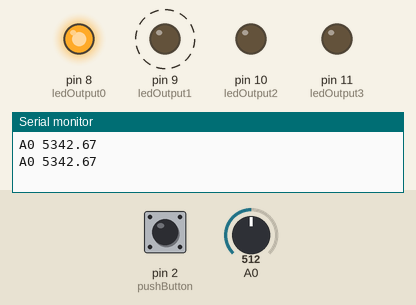
A sketch run on a simulated Arduino Uno, built with avr-gcc and run on an emulated ATmega328P. Shown: output pins drawn as LEDs (lit = HIGH), the last lines printed to the serial monitor. Dashed ring = blinking. The test bench sets the inputs (shaded band); at power-on: A0 = 512, pin 2 (pushButton) LOW.

Above: at 3.8 s.
3.9 s: A0 set to 0
At 5.0 s:
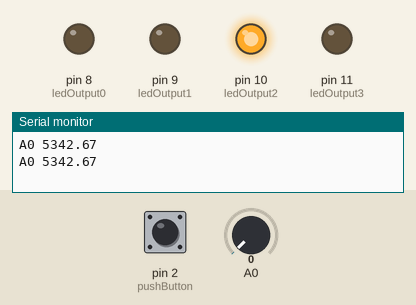
At 6.8 s:
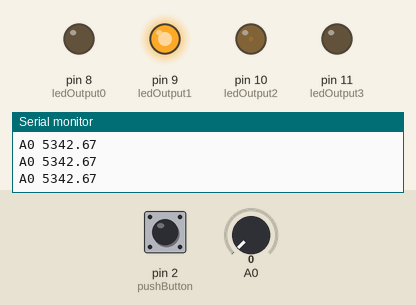
7.9 s: A0 set to 122
At 8.1 s:
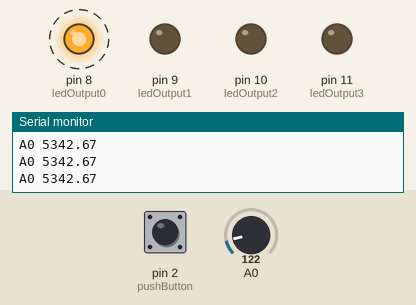
Timing chart, 0 to 17.9 s (numbered marks = the images above; inputs shaded):
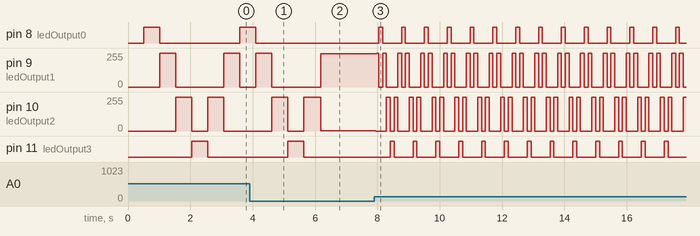

Measured:
- after the input at 3.9 s, pin 8 (ledOutput0): goes on until 4.1 s, then stays LOW
- after the input at 7.9 s, pin 8 (ledOutput0): alternates HIGH for 0.12 s and LOW for 0.61 s, starting after 0.15 s; pin 9 (ledOutput1): 251/255 → 255/255 after 0.09 s, then repeats every 0.73 s: 0/255 0.12 s, 255/255 0.12 s, 0/255 0.37 s, 255/255 0.12 s

The sketch:

ejercicio.ino
```cpp
int pushButton = 2;
const int ledOutput0 = 8;
const int ledOutput1 = 9;
const int ledOutput2 = 10;
const int ledOutput3 = 11;

void setup() {
  Serial.begin(9600);
  pinMode(pushButton, INPUT);

  pinMode(ledOutput0, OUTPUT);
  pinMode(ledOutput1, OUTPUT);
  pinMode(ledOutput2, OUTPUT);
  pinMode(ledOutput3, OUTPUT);
}

void loop() {
  int buttonState = digitalRead(pushButton);
  int pot = analogRead(A0);
  //Serial.write(buttonState);
  Serial.println("A0 5342.67");
  //Serial.println(buttonState);
  //Serial.write(pot);
  knightRider(pot);
}

void knightRider(int pot) {
  delay(pot);
  turnOnOffLeds(true, false, false, false);
  delay(pot);
  turnOnOffLeds(false, true, false, false);
  delay(pot);
  turnOnOffLeds(false, false, true, false);
  delay(pot);
  turnOnOffLeds(false, false, false, true);
  delay(pot);
  turnOnOffLeds(false, false, true, false);
  delay(pot);
  turnOnOffLeds(false, true, false, false);
}


void turnOnOffLeds (bool l1, bool l2, bool l3, bool l4) {
  digitalWrite(ledOutput0, l1);
  digitalWrite(ledOutput1, l2);
  digitalWrite(ledOutput2, l3);
  digitalWrite(ledOutput3, l4);

}


void allLedsHigh() {
  digitalWrite(ledOutput0, HIGH);
  digitalWrite(ledOutput1, HIGH);
  digitalWrite(ledOutput2, HIGH);
  digitalWrite(ledOutput3, HIGH);
}

void allLedsLow () {
  digitalWrite(ledOutput0, LOW);
  digitalWrite(ledOutput1, LOW);
  digitalWrite(ledOutput2, LOW);
  digitalWrite(ledOutput3, LOW);
}

void halfHighLowA () {
  digitalWrite(ledOutput0, LOW);
  digitalWrite(ledOutput1, HIGH);
  digitalWrite(ledOutput2, LOW);
  digitalWrite(ledOutput3, HIGH);
}

void halfHighLowB () {
  digitalWrite(ledOutput0, HIGH);
  digitalWrite(ledOutput1, LOW);
  digitalWrite(ledOutput2, HIGH);
  digitalWrite(ledOutput3, LOW);
}

void load1 (){
  digitalWrite(ledOutput0, HIGH);
  digitalWrite(ledOutput1, LOW);
  digitalWrite(ledOutput2, LOW);
  digitalWrite(ledOutput3, LOW);
}

void load2 (){
  digitalWrite(ledOutput0, HIGH);
  digitalWrite(ledOutput1, HIGH);
  digitalWrite(ledOutput2, LOW);
  digitalWrite(ledOutput3, LOW);
}

void load3 (){
  digitalWrite(ledOutput0, HIGH);
  digitalWrite(ledOutput1, HIGH);
  digitalWrite(ledOutput2, HIGH);
  digitalWrite(ledOutput3, LOW);
}

void load4 (){
  digitalWrite(ledOutput0, HIGH);
  digitalWrite(ledOutput1, HIGH);
  digitalWrite(ledOutput2, HIGH);
  digitalWrite(ledOutput3, HIGH);
}
```
